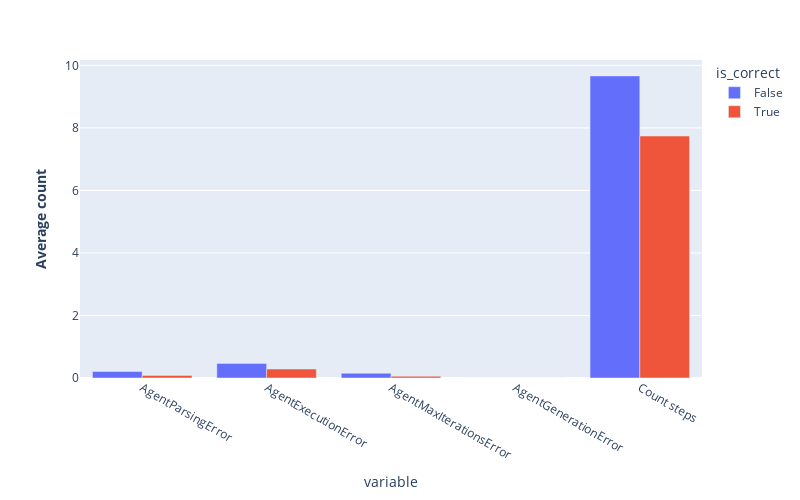

Write notebook code for a chart like this one.
### Code cell
import plotly.express as px


aggregate_errors = (
    sel_df.groupby(["is_correct"])[error_types + ["Count steps"]]
    .mean()
    .reset_index()
    .melt(id_vars=["is_correct"])
)

fig = px.bar(
    aggregate_errors,
    y="value",
    x="variable",
    color="is_correct",
    labels={
        "agent_name": "<b>LLM Engine</b>",
        "task": "<b>Level</b>",
        "aggregate_score": "<b>Performance</b>",
        "value": "<b>Average count</b>",
        "eval_score_GPT4": "<b>Score</b>",
    },
)
fig.update_layout(
    height=500,
    width=800,
    barmode="group",
    bargroupgap=0.0,
)
fig.update_traces(textposition="outside")
fig.write_image("figures/aggregate_errors.png", scale=3)
fig.show()

### Figure 1 — Plotly figure (JSON) as saved in the notebook; plotly's stock layout.template omitted (floating-point values rounded to 4 significant figures)
{"data": [{"alignmentgroup": "True", "hovertemplate": "is_correct=False<br>variable=%{x}<br><b>Average count</b>=%{y}<extra></extra>", "legendgroup": "False", "marker": {"color": "#636efa", "pattern": {"shape": ""}}, "name": "False", "offsetgroup": "False", "orientation": "v", "showlegend": true, "textposition": "outside", "type": "bar", "x": ["AgentParsingError", "AgentExecutionError", "AgentMaxIterationsError", "AgentGenerationError", "Count steps"], "xaxis": "x", "y": [0.2065, 0.4674, 0.1522, 0, 9.663], "yaxis": "y"}, {"alignmentgroup": "True", "hovertemplate": "is_correct=True<br>variable=%{x}<br><b>Average count</b>=%{y}<extra></extra>", "legendgroup": "True", "marker": {"color": "#EF553B", "pattern": {"shape": ""}}, "name": "True", "offsetgroup": "True", "orientation": "v", "showlegend": true, "textposition": "outside", "type": "bar", "x": ["AgentParsingError", "AgentExecutionError", "AgentMaxIterationsError", "AgentGenerationError", "Count steps"], "xaxis": "x", "y": [0.08219, 0.2877, 0.05479, 0, 7.74], "yaxis": "y"}], "layout": {"bargroupgap": 0, "barmode": "group", "height": 500, "legend": {"title": {"text": "is_correct"}, "tracegroupgap": 0}, "margin": {"t": 60}, "width": 800, "xaxis": {"anchor": "y", "domain": [0, 1], "title": {"text": "variable"}}, "yaxis": {"anchor": "x", "domain": [0, 1], "title": {"text": "<b>Average count</b>"}}}}
